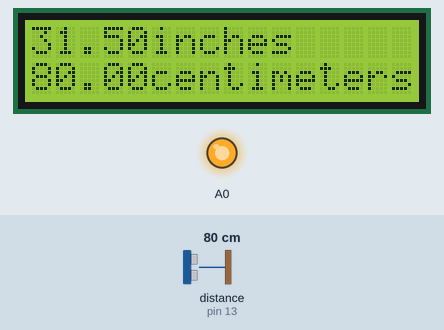
This sketch was run on a simulated Arduino Uno, built with avr-gcc and run on an emulated ATmega328P. On the bench: 16×2 character LCD, output pins drawn as LEDs (lit = HIGH). Dashed ring = blinking. Inputs (shaded band) come from the test bench; at power-on: distance to the obstacle (sensor on pin 13) 80 cm.

Above: at 1.2 s.
1.3 s: distance to the obstacle (sensor on pin 13) set to 120 cm
At 2.7 s:
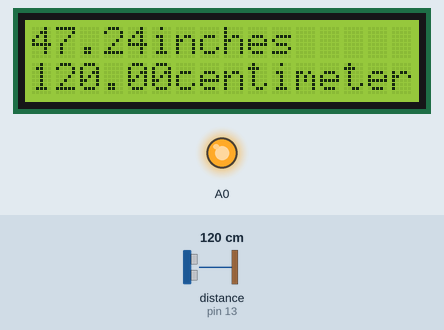
5.3 s: distance to the obstacle (sensor on pin 13) set to 114 cm
At 7.5 s:
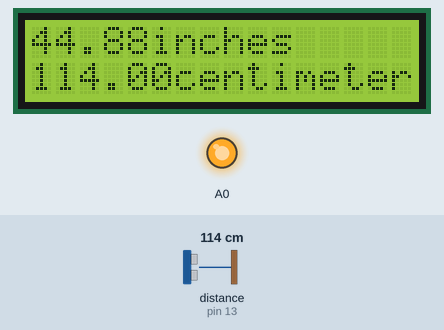
7.8 s: distance to the obstacle (sensor on pin 13) set to 107 cm
At 8.8 s:
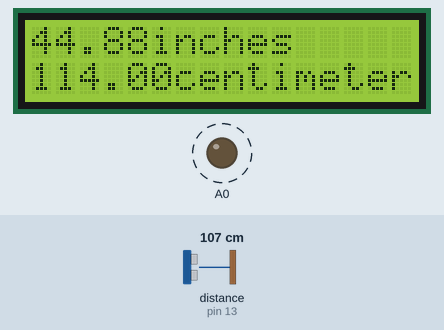
Timing chart, 0 to 17.8 s (numbered marks = the images above; inputs shaded):
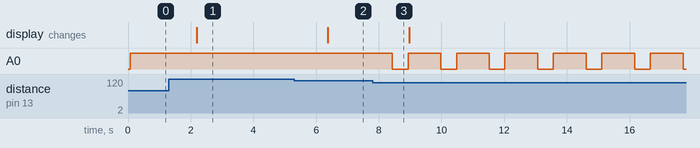

Measured:
- the behaviour switches between 111 and 110 cm on distance to the obstacle (sensor on pin 13) (found by bisection; images 2 and 3)
- after the input at 1.3 s, the display: changes after 0.89 s (image 1)
- after the input at 5.3 s, the display: changes after 1.1 s (image 2)
- after the input at 7.8 s, A0: alternates HIGH for 1.0 s and LOW for 0.50 s, starting after 0.64 s

The sketch:

project.ino
```cpp
#include<UltraDistSensor.h>
#include <Wire.h>
#include <LiquidCrystal_I2C.h>

LiquidCrystal_I2C lcd(0x27,16,2);

UltraDistSensor sensor;
float centimeter;
float inch;

void setup() {
    pinMode(A0,OUTPUT);
    lcd.init();
    lcd.backlight();
    Serial.begin(9600);
    sensor.attach(12,13);
}

void loop() {
    centimeter=sensor.distanceInCm();
    inch=sensor.distanceInInch();
    if(((centimeter>=100)&&(centimeter<=110))||((centimeter>=200)&&(centimeter<=210))||((centimeter>=300)&&(centimeter<=310))||((centimeter>=400)&&(centimeter<=410))){
    digitalWrite(A0,0);
      delay(500);
      digitalWrite(A0,1);
     }
    else{
    digitalWrite(A0,1);
    }
    lcd.clear();
    lcd.setCursor(0,0);
    lcd.print(inch);
    lcd.print("inches");
    lcd.setCursor(0,1);
    lcd.print(centimeter);
    lcd.print("centimeters");
    delay(1000);
}
```
